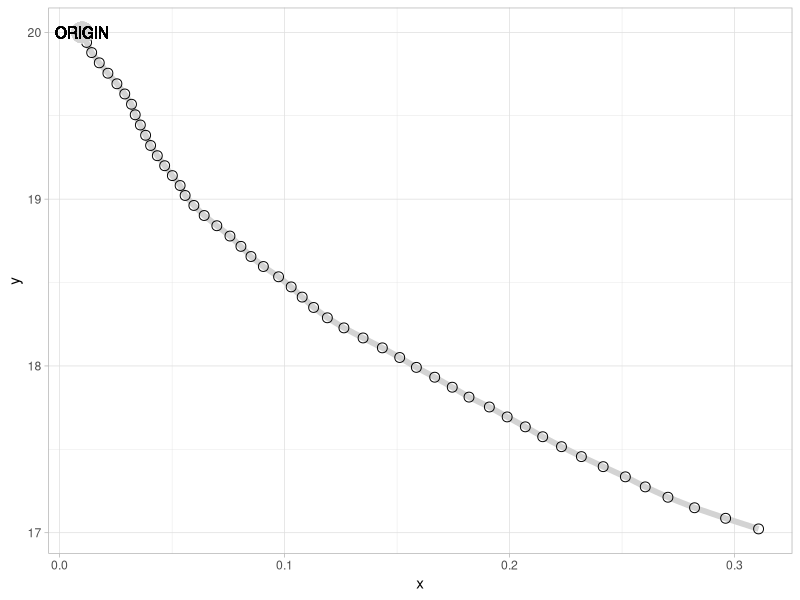
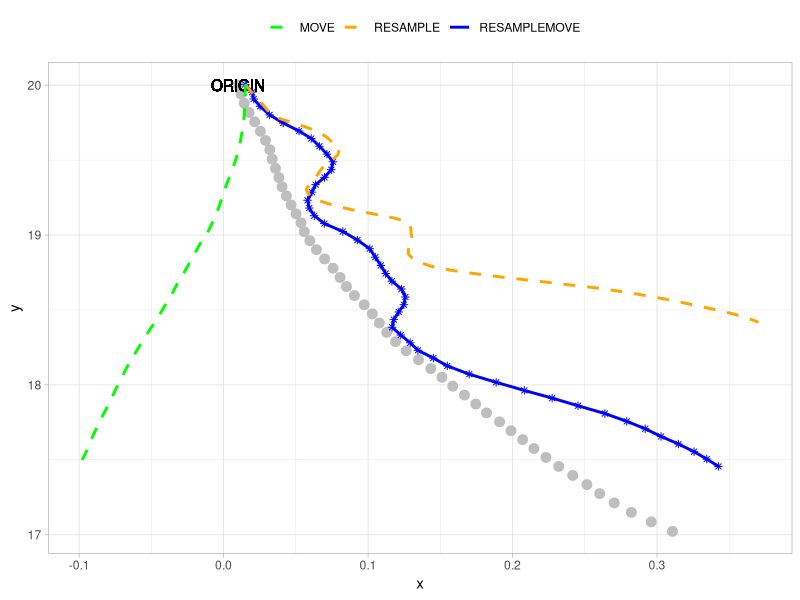
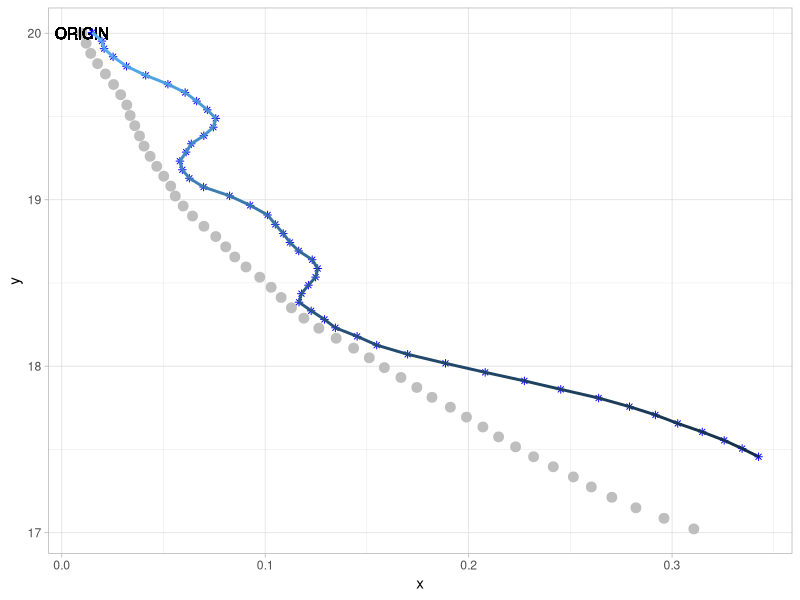
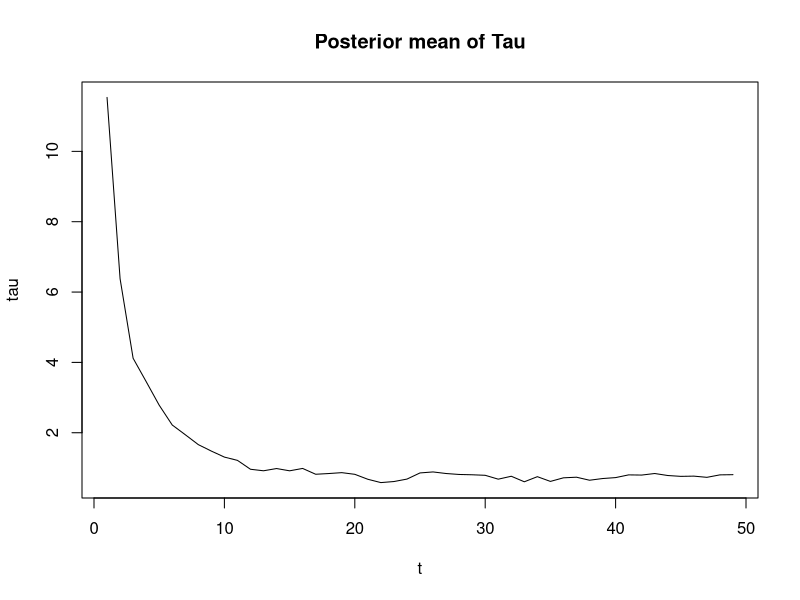
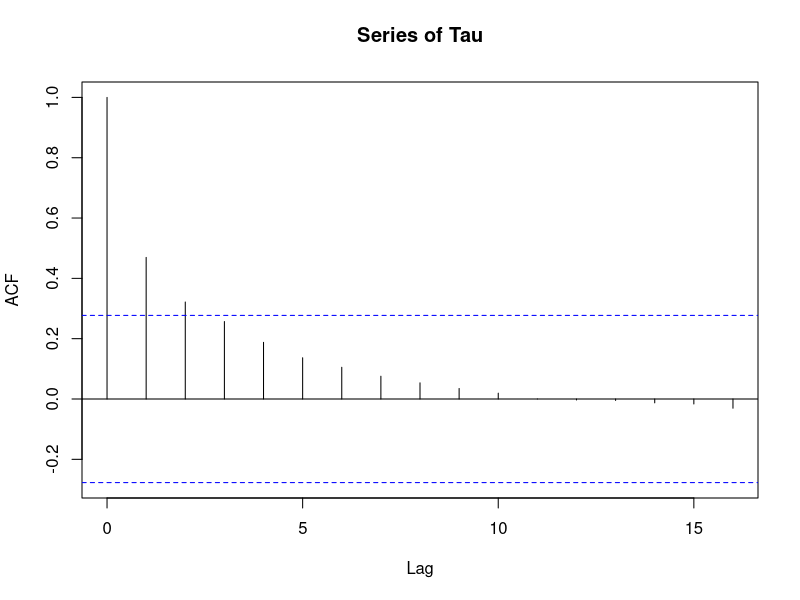

These figures' R source, in order: (Note: this script raises an error after producing the figures.)
library(dplyr)
library(ggplot2)
rm(list = ls())

############################## Functions ##############################
# Calculate IS mean, sd (Unstandardized)
estimate <- function(x, w) {
  w <- w / sum(w)
  ismean <- sum(w*x) / sum(w)
  issd <- sqrt( sum(w*(x-ismean)^2) / (1-sum(w^2)) )
  return(c(mcmean = mean(x), mcsd = sd(x), ismean = ismean, issd = issd))
}

# Generate Real Data
paths <- function(n = 100) {
# hyperparameters  
  tau = 0.000001 ; eta = 0.005

# initial values
  x = c(0.01, numeric(n-1)) ; y = c(20, numeric(n-1))
  vx = c(0.002, numeric(n-2)) ; vy = c(-0.06, numeric(n-2))
  
  for (t in 2:n) {
    vx[t] <- rnorm(1, vx[t-1], sqrt(tau)) ; vy[t] <- rnorm(1, vy[t-1], sqrt(tau))
    x[t] <- x[t-1] + vx[t-1] ; y[t] <- y[t-1] + vy[t-1]
  }
  table <- data.frame(t = 1:n, x, y, vx, vy) %>% mutate(z = atan(y/x) + rnorm(n, 0, eta))
  return(table)
}

realxy <- paths(n = 50)
ggplot(realxy) + theme_light() + theme(legend.position = "") + 
  scale_color_continuous() + labs(x = "x", y = "y") +
  geom_path(aes(x, y), color = "lightgray", size = 2) + 
  geom_point(aes(x, y), size = 3, shape = 1) + 
  geom_point(aes(x[1], y[1]), color = "lightgray", shape = 20, size = 10) +
  geom_text(aes(label = "ORIGIN", x[1], y[1]))

z <- realxy$z


############################## Tracking ##############################   

weight <- function(zt, xt, yt) { dnorm(zt, atan(yt/xt), 0.005) }

init <- c(0.000001, 0, 19.9, 0.001, -0.05)
TRACK1 <- function(t, init, niter=1000, RS = T, MOVE = T) {

# initial values  
  tau0 <- init[1] ; x0 <- init[2] ; y0 <- init[3] ; vx0 <- init[4] ; vy0 <- init[5] 
  
  # objects
  vx <- matrix(nrow = t, ncol = niter) ; vy <- vx ; x <- vx ; y <- vx ; weights <- vx
  vx[1,] <- vx0 ; vy[1,] <- vy0 ; x[1,] <- x0 ; y[1,] <- y0 ; 
  
  tau <- matrix(tau0, t, niter) 
  weights[1,] <- 1 / niter 
  
  for (ti in 2:t) {
    
    for (n in 1:niter) {
      vx[ti, n] <- rnorm(1, vx[ti-1, n], sqrt(mean(tau[ti,]))) ; x[ti, n] <- x[ti-1, n] + vx[ti, n]
      vy[ti, n] <- rnorm(1, vy[ti-1, n], sqrt(mean(tau[ti,]))) ; y[ti, n] <- y[ti-1, n] + vy[ti, n]
    
      weights[ti, n] <- weights[ti-1, n] * weight(z[ti], x[ti, n], y[ti, n])
      
      if (n%%niter==0) { 
        print(paste("t =", ti, "(", round(x[ti, n], 3), ", ", round(y[ti, n], 3), ")"), sep = "")
      }
    }  
    weights[ti,] <- weights[ti,] / sum(weights[ti,])  
    
    # 1) resample step
    if (RS) {  
      resample <- sample(niter, size = niter, prob = weights[ti,], replace = T)
      
      vx[1:ti,] <- vx[1:ti, resample] ; vy[1:ti,] <- vy[1:ti, resample]
      x[1:ti,] <- x[1:ti, resample] ; y[1:ti,] <- y[1:ti, resample]
      
      weights[ti,] <- 1 / niter # reset weights
    } 
    # 2) move
    if (MOVE) {
      tau[ti,] <- rgamma(niter, 2, 0.5*(sum(diff(vx[ti,])^2) + sum(diff(vy[ti,])^2))) # ~ Exp(0.5(x^2+y^2))
    }

  }
  output <- list(x = x, y = y, tau = rowMeans(tau), weight = weights[t,])
  return(output)
}
  
true <- c(0.000001, 0.01, 20, 0.002, -0.06) 
init <- c(0.0001, 0.015, 20.005, 0.0, -0.05)

track1 <- TRACK1(t = 50, init = init, niter = 1000, RS = T, MOVE = T)
output <- data.frame(x = rowMeans(track1$x), 
                     y = rowMeans(track1$y))

track2 <- TRACK1(t = 50, init = init, niter = 1000, RS = T, MOVE = F)
output2 <- data.frame(x = rowMeans(track2$x), 
                      y = rowMeans(track2$y))

track3 <- TRACK1(t = 50, init = init, niter = 1000, RS = F, MOVE = F)
output3 <- data.frame(x = apply(track3$x, 1, function(x) weighted.mean(x, track3$weight)), 
                      y = apply(track3$y, 1, function(x) weighted.mean(x, track3$weight)))

track4 <- TRACK1(t = 50, init = init, niter = 1000, RS = F, MOVE = T)
output4 <- data.frame(x = rowMeans(track4$x), 
                      y = rowMeans(track4$y))

ggplot(realxy) + theme_light() + theme(legend.position = "top") + 
  labs(x = "x", y = "y") +
  scale_color_manual("", values = c(RESAMPLEMOVE = "blue", RESAMPLE = "orange", 
                                    MOVE = "green", NOT = "red")) +
  geom_point(aes(x, y), color = "gray", size = 3) + 
  geom_text(aes(label = "ORIGIN", x[1], y[1]), color = "black") +
  geom_point(aes(output$x, output$y), color = "blue", shape = 8) +
  geom_path(aes(output$x, output$y, color = "RESAMPLEMOVE"), size = 1) + 
  geom_path(aes(output2$x, output2$y, color = "RESAMPLE"), linetype = "dashed", size = 1) +
  # geom_path(aes(output3$x, output3$y, color = "NOT"), linetype = "dashed", size = 1) +
  geom_path(aes(output4$x, output4$y, color = "MOVE"), linetype = "dashed", size = 1)

ggplot(realxy) + theme_light() + theme(legend.position = "") + 
    labs(x = "x", y = "y") +
    geom_point(aes(x, y), color = "gray", size = 3) + 
    geom_text(aes(label = "ORIGIN", x[1], y[1]), color = "black") +
    geom_point(aes(output$x, output$y), color = "blue", shape = 8) +
    geom_path(aes(output$x, output$y, color = desc(t)), size = 1) 
  
plot(track1$tau[-1], type = "l", xlab = "t", ylab = "tau", main = "Posterior mean of Tau")
acf(track1$tau, main = "Series of Tau")

print(isestimate1 <- estimate(track1$y[50,], rep(1/1000, 1000)))
print(isestimate2 <- estimate(track2$y[50,], rep(1/1000, 1000)))
print(isestimate3 <- estimate(track3$y[50,], rep(1/1000, 1000)))

ismean2 <- apply(track2$x, 1, function(x) estimate(x, track2$weights)[1])
issd2 <- apply(track2$x, 1, function(x) estimate(x, track2$weights)[2])

ggplot() + geom_bar(aes(ismean1))
plot(ismean1)
